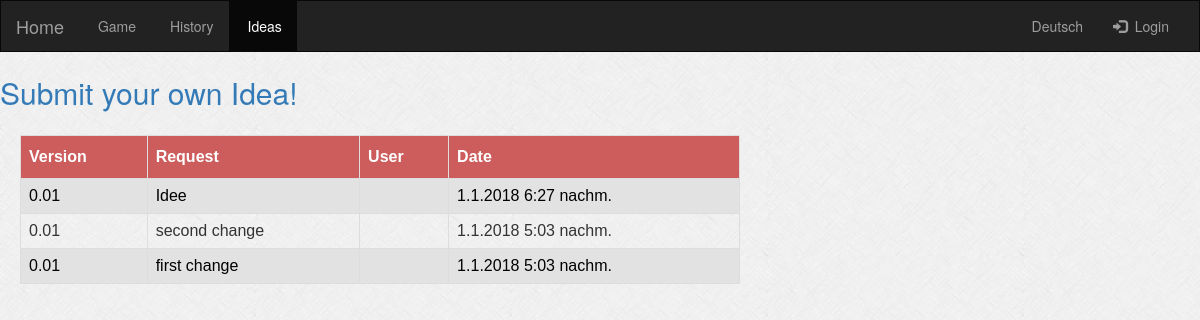
/website/ideas, run on an earlier commit of the app's database.
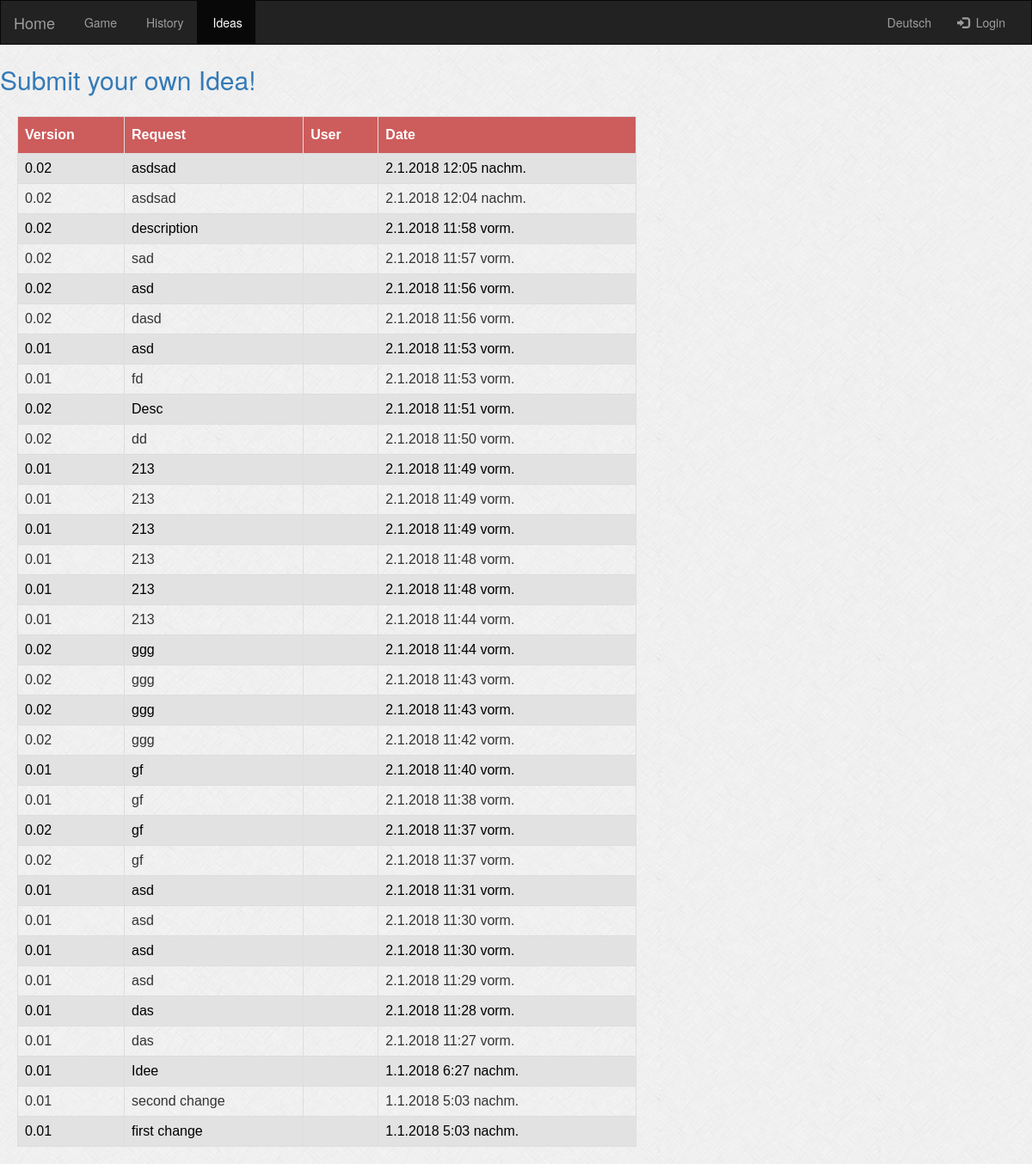
And on a later commit of the database.
### website/models.py (models this page shows, shortened)
class Idea(models.Model):
    user = models.ForeignKey(User, on_delete=models.CASCADE)
    request_text = models.CharField(max_length=40)
    description = models.CharField(max_length=500)
    pub_date = models.DateTimeField('date published', default=datetime.now)
    version = models.ForeignKey(Version, on_delete=models.CASCADE, null=True)

class Version(models.Model):
    label = models.CharField(max_length=20,unique=True)
    change = models.CharField(max_length=200)
    pub_date = models.DateTimeField('date published', default=datetime.now)
    submitter = models.ForeignKey(Player, on_delete=models.CASCADE, null=True)

### website/views.py (the view)
# urls.py: path('ideas', views.IdeasView.as_view(), name='ideas'),
class IdeasView(generic.ListView):
    template_name = 'website/ideas.html'
    model = Idea
    context_object_name = 'idea_list'
    def get_queryset(self):
        return Idea.objects.order_by('-pub_date')

### website/templatetags/base_extras.py (called while the page is built)
@register.simple_tag
def active_page(request, view_name):
    from django.urls import resolve, Resolver404
    path = resolve(request.path_info)
    if not request:
        return ""
    try:
        return "active" if path.url_name == view_name else ""
    except Resolver404:
        return ""

### website/templates/website/ideas.html (shortened to what this page needs)
{% extends "website/../base.html" %}
{% load static %}
{% block body %}
<a style="font-size: 30px" href="{% url 'website:createIdea'%}"> Submit your own Idea! </a>
{% if idea_list %}
     <table id="ideas">
          <tr>
            <th>Version</th>
            <th>Request</th>
            <th>User</th>
            <th>Date</th>
          </tr>
    {% for idea in idea_list %}
        <tr>
            <td>{{ idea.version.label }}</td>
            <td>{{ idea.description }}</td>
            <td>{{ idea.player.username}}</td>
            <td>{{ idea.pub_date.day }}.{{ idea.pub_date.month }}.{{ idea.pub_date.year }} {{ idea.pub_date.time }}</td>
        </tr>
    {% endfor %}
    </table>
{% else %}
    <p>No history available.</p>
{% endif %}
{% endblock %}

### website/templates/base.html (shortened to what this page needs)
<head>
    {% load static %}
    {% load base_extras %}
    <link rel="stylesheet" href="https://maxcdn.bootstrapcdn.com/bootstrap/3.3.7/css/bootstrap.min.css">
    <link rel="stylesheet" type="text/css" href="{% static 'website/css/style.css' %}" />
<nav class="navbar navbar-inverse">
    <div class="container-fluid">
        <div class="navbar-header">
            <a class="navbar-Brand" href="{% url 'website:index'%}">Home</a>
        </div>
        <div class="collapse navbar-collapse" id="topNavBar">
            <ul class ="nav navbar-nav">
                <li class="{% active_page request "phasergame" %}">
                    <a href="{% url "website:phasergame" %}">
                        &nbsp;Game</a>
                </li>
                <li class="{% active_page request "history" %}">
                    <a href="{% url "website:history" %}">
                        &nbsp;History</a>
                </li>
                <li class="{% active_page request "ideas" %}">
                    <a href="{% url "website:ideas" %}">
                        &nbsp;Ideas</a>
                </li>
            </ul>
            <ul class ="nav navbar-nav navbar-right">
                <li class="">
                    <a href="{% url 'website:phasergame'%}">
                        &nbsp;Deutsch </a>
                </li>
                {% if user.is_authenticated %}
                    <li class="">
                        <a style="color: red" href="{% url 'index'%}">
                        <span class="" aria-hidden="true"></span>&nbsp; {{ user.get_username }} </a>
                    </li>
                    <li class="">
                        <a href="{% url 'logout'%}?next={{request.path}}">
                        <span class="glyphicon glyphicon-log-out" aria-hidden="true"></span>&nbsp; Logout </a>
                    </li>
                {% else %}
                    <li class="">
                        <a href="{% url 'login'%}?next={{request.path}}">
                        <span class="glyphicon glyphicon-log-in" aria-hidden="true"></span>&nbsp; Login </a>
                    </li>
                {% endif %}
            </ul>
        </div>
    </div>
</nav>
{% block body %}
{% endblock %}

### website/static/website/css/style.css (style rules this page uses)
li a { color: green; }
.navbar { border-radius: 0; }

What changed in the data, as far as the page shows it:
added Idea: version.label "0.02", description "asdsad", pub_date.day "2", pub_date.month "1", pub_date.year "2018", pub_date.time "12:05 nachm."
added Idea: version.label "0.02", description "asdsad", pub_date.day "2", pub_date.month "1", pub_date.year "2018", pub_date.time "12:04 nachm."
added Idea: version.label "0.02", description "description", pub_date.day "2", pub_date.month "1", pub_date.year "2018", pub_date.time "11:58 vorm."
added Idea: version.label "0.02", description "sad", pub_date.day "2", pub_date.month "1", pub_date.year "2018", pub_date.time "11:57 vorm."
added Idea: version.label "0.02", description "asd", pub_date.day "2", pub_date.month "1", pub_date.year "2018", pub_date.time "11:56 vorm."
added Idea: version.label "0.02", description "dasd", pub_date.day "2", pub_date.month "1", pub_date.year "2018", pub_date.time "11:56 vorm."
added Idea: version.label "0.01", description "asd", pub_date.day "2", pub_date.month "1", pub_date.year "2018", pub_date.time "11:53 vorm."
added Idea: version.label "0.01", description "fd", pub_date.day "2", pub_date.month "1", pub_date.year "2018", pub_date.time "11:53 vorm."
added Idea: version.label "0.02", description "Desc", pub_date.day "2", pub_date.month "1", pub_date.year "2018", pub_date.time "11:51 vorm."
added Idea: version.label "0.02", description "dd", pub_date.day "2", pub_date.month "1", pub_date.year "2018", pub_date.time "11:50 vorm."
added Idea: version.label "0.01", description "213", pub_date.day "2", pub_date.month "1", pub_date.year "2018", pub_date.time "11:49 vorm."
added Idea: version.label "0.01", description "213", pub_date.day "2", pub_date.month "1", pub_date.year "2018", pub_date.time "11:49 vorm."
added Idea: version.label "0.01", description "213", pub_date.day "2", pub_date.month "1", pub_date.year "2018", pub_date.time "11:49 vorm."
added Idea: version.label "0.01", description "213", pub_date.day "2", pub_date.month "1", pub_date.year "2018", pub_date.time "11:48 vorm."
added Idea: version.label "0.01", description "213", pub_date.day "2", pub_date.month "1", pub_date.year "2018", pub_date.time "11:48 vorm."
added Idea: version.label "0.01", description "213", pub_date.day "2", pub_date.month "1", pub_date.year "2018", pub_date.time "11:44 vorm."
added Idea: version.label "0.02", description "ggg", pub_date.day "2", pub_date.month "1", pub_date.year "2018", pub_date.time "11:44 vorm."
added Idea: version.label "0.02", description "ggg", pub_date.day "2", pub_date.month "1", pub_date.year "2018", pub_date.time "11:43 vorm."
added Idea: version.label "0.02", description "ggg", pub_date.day "2", pub_date.month "1", pub_date.year "2018", pub_date.time "11:43 vorm."
added Idea: version.label "0.02", description "ggg", pub_date.day "2", pub_date.month "1", pub_date.year "2018", pub_date.time "11:42 vorm."
added Idea: version.label "0.01", description "gf", pub_date.day "2", pub_date.month "1", pub_date.year "2018", pub_date.time "11:40 vorm."
added Idea: version.label "0.01", description "gf", pub_date.day "2", pub_date.month "1", pub_date.year "2018", pub_date.time "11:38 vorm."
added Idea: version.label "0.02", description "gf", pub_date.day "2", pub_date.month "1", pub_date.year "2018", pub_date.time "11:37 vorm."
added Idea: version.label "0.02", description "gf", pub_date.day "2", pub_date.month "1", pub_date.year "2018", pub_date.time "11:37 vorm."
added Idea: version.label "0.01", description "asd", pub_date.day "2", pub_date.month "1", pub_date.year "2018", pub_date.time "11:31 vorm."
added Idea: version.label "0.01", description "asd", pub_date.day "2", pub_date.month "1", pub_date.year "2018", pub_date.time "11:30 vorm."
added Idea: version.label "0.01", description "asd", pub_date.day "2", pub_date.month "1", pub_date.year "2018", pub_date.time "11:30 vorm."
added Idea: version.label "0.01", description "asd", pub_date.day "2", pub_date.month "1", pub_date.year "2018", pub_date.time "11:29 vorm."
added Idea: version.label "0.01", description "das", pub_date.day "2", pub_date.month "1", pub_date.year "2018", pub_date.time "11:28 vorm."
added Idea: version.label "0.01", description "das", pub_date.day "2", pub_date.month "1", pub_date.year "2018", pub_date.time "11:27 vorm."
